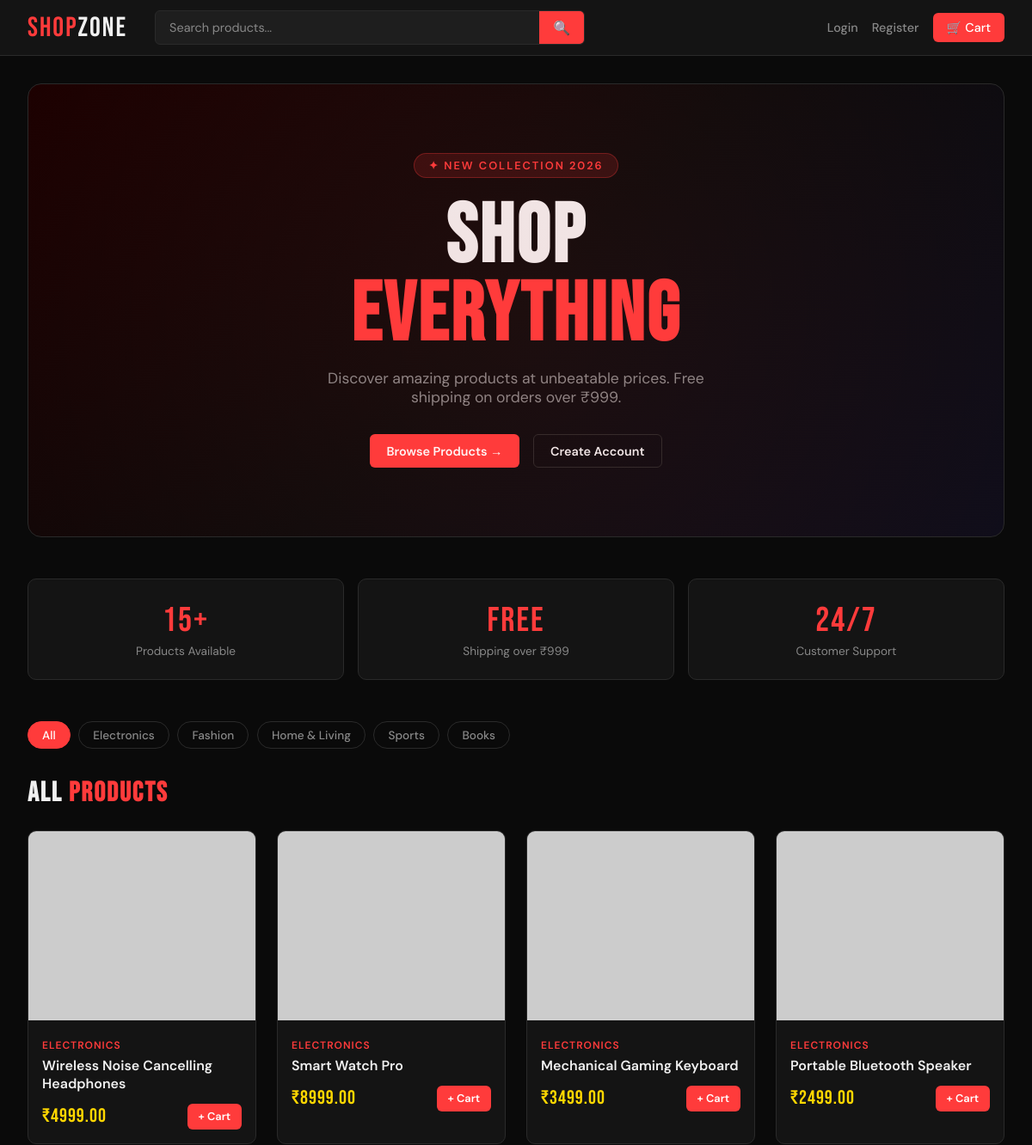
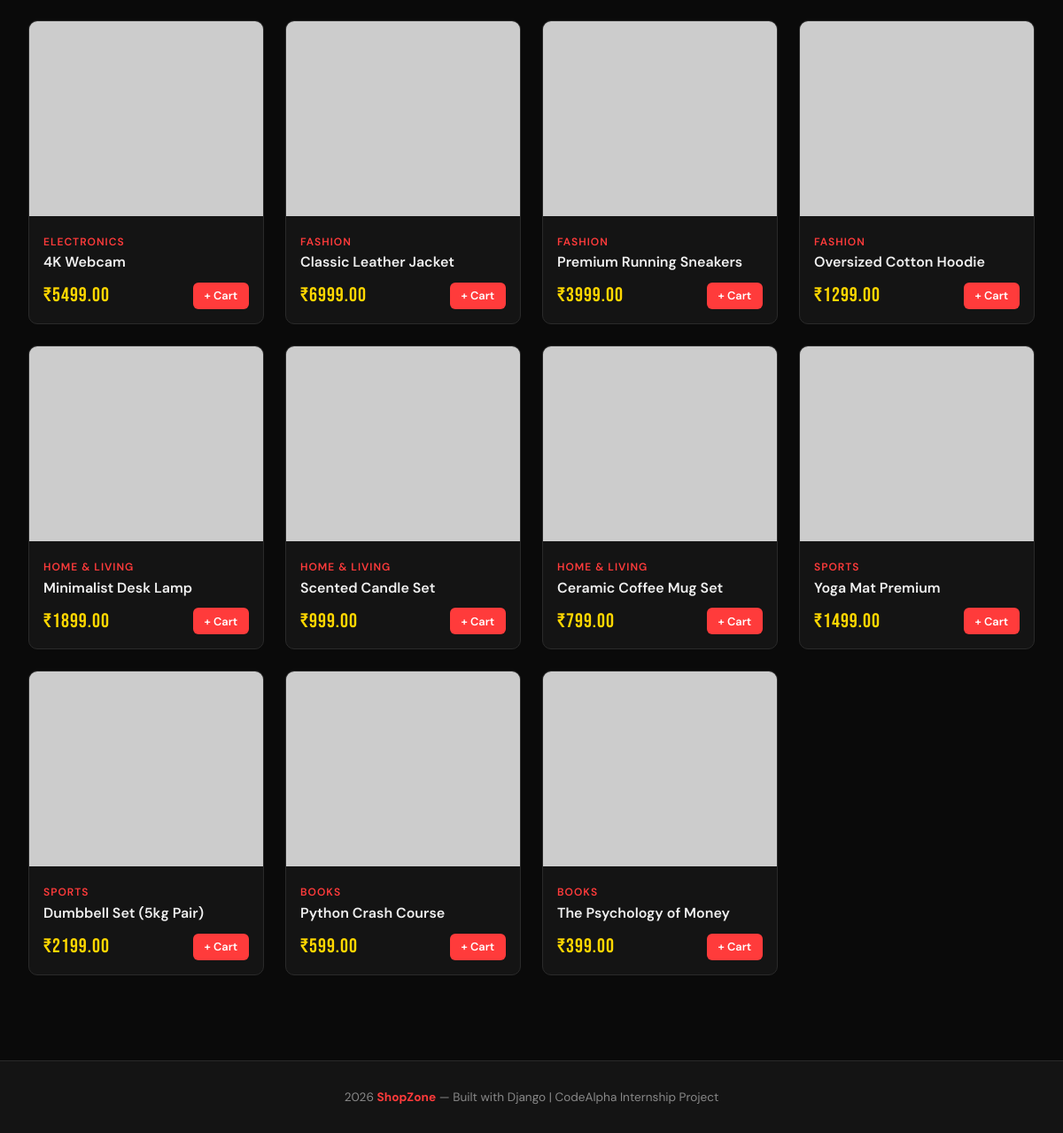
The page / on the database its author committed (2 pictures, top to bottom).
### store/models.py (models this page shows, shortened)
class Category(models.Model):
    name = models.CharField(max_length=100)
    slug = models.SlugField(unique=True)
    class Meta:
        verbose_name_plural = "Categories"

class Product(models.Model):
    name = models.CharField(max_length=200)
    category = models.ForeignKey(Category, on_delete=models.CASCADE, related_name='products')
    description = models.TextField()
    price = models.DecimalField(max_digits=10, decimal_places=2)
    image_url = models.URLField(max_length=500, blank=True, default='')
    stock = models.PositiveIntegerField(default=10)
    created_at = models.DateTimeField(auto_now_add=True)
    is_featured = models.BooleanField(default=False)

### store/views.py (the view)
# urls.py: path('', views.home, name='home'),
def home(request):
    products = Product.objects.all()
    categories = Category.objects.all()
    featured = Product.objects.filter(is_featured=True)[:4]
    category_slug = request.GET.get('category')
    search_query = request.GET.get('search', '')
    if category_slug:
        products = products.filter(category__slug=category_slug)
    if search_query:
        products = products.filter(name__icontains=search_query)
    return render(request, 'store/home.html', {
        'products': products,
        'categories': categories,
        'featured': featured,
        'search_query': search_query,
        'active_category': category_slug,
    })

### store/templates/store/home.html (shortened to what this page needs)
{% extends 'store/base.html' %}
{% block content %}
{% if not search_query and not active_category %}
<div class="hero">
    <div class="hero-badge">✦ New Collection 2026</div>
    <h1>SHOP<br><span>EVERYTHING</span></h1>
    <p>Discover amazing products at unbeatable prices. Free shipping on orders over ₹999.</p>
    <div class="hero-actions">
        <a href="#products" class="btn btn-primary">Browse Products →</a>
        {% if not user.is_authenticated %}
        <a href="/register/" class="btn btn-outline">Create Account</a>
        {% endif %}
    </div>
</div>
<div class="stats-row">
    <div class="stat-card">
        <div class="stat-number">15+</div>
        <div class="stat-label">Products Available</div>
    </div>
    <div class="stat-card">
        <div class="stat-number">FREE</div>
        <div class="stat-label">Shipping over ₹999</div>
    </div>
    <div class="stat-card">
        <div class="stat-number">24/7</div>
        <div class="stat-label">Customer Support</div>
    </div>
</div>
{% endif %}
<div class="category-pills" id="products">
    <a href="/" class="category-pill {% if not active_category %}active{% endif %}">All</a>
    {% for cat in categories %}
        <a href="/?category={{ cat.slug }}" class="category-pill {% if active_category == cat.slug %}active{% endif %}">
            {{ cat.name }}
        </a>
    {% endfor %}
</div>
<h2 class="section-heading">
    {% if search_query %}
        SEARCH: <span>"{{ search_query }}"</span>
    {% elif active_category %}
        <span>{{ active_category|upper }}</span>
    {% else %}
        ALL <span>PRODUCTS</span>
    {% endif %}
</h2>
{% if products %}
    <div class="products-grid">
        {% for product in products %}
        <div class="product-card">
            <a href="/product/{{ product.pk }}/">
                <img src="{{ product.image_url }}" alt="{{ product.name }}"
                     onerror="this.src='https://via.placeholder.com/400x300/1E1E1E/FF3B3B?text={{ product.name|urlencode }}'">
            </a>
            <div class="product-card-body">
                <div class="product-card-category">{{ product.category.name }}</div>
                <a href="/product/{{ product.pk }}/" class="product-card-name">{{ product.name }}</a>
                <div class="product-card-footer">
                    <div class="product-card-price">₹{{ product.price }}</div>
                    <form method="POST" action="/cart/add/{{ product.pk }}/">
                        <button type="submit" class="btn btn-primary" style="padding:0.4rem 0.8rem;font-size:0.8rem;">
                            + Cart
                        </button>
                    </form>
                </div>
            </div>
        </div>
        {% endfor %}
    </div>
{% else %}
    <div style="text-align:center;padding:4rem;color:var(--muted);">
        <div style="font-size:3rem;margin-bottom:1rem;">🔍</div>
        <p>No products found. <a href="/" style="color:var(--primary);">Clear filters</a></p>
    </div>
{% endif %}
{% endblock %}

### store/templates/store/base.html (shortened to what this page needs)
{% load static %}
<!DOCTYPE html>
<html lang="en">
<head>
</head>
<body>
<nav>
    <div class="nav-inner">
        <a href="/" class="logo">SHOP<span>ZONE</span></a>
        <form class="search-bar" action="/" method="GET">
            <input type="text" name="search" placeholder="Search products..." value="{{ request.GET.search }}">
            <button type="submit">🔍</button>
        </form>
        <div class="nav-links">
            {% if user.is_authenticated %}
                <span style="color:var(--muted);font-size:0.85rem;">Hi, <strong style="color:var(--text)">{{ user.username }}</strong></span>
                <a href="/my-orders/">My Orders</a>
                {% if user.is_staff %}
                    <a href="/admin/" style="color:var(--accent)!important;">⚙ Admin</a>
                {% endif %}
                <a href="/logout/">Logout</a>
            {% else %}
                <a href="/login/">Login</a>
                <a href="/register/">Register</a>
            {% endif %}
            <a href="/cart/" class="cart-btn">
                🛒 Cart
            </a>
        </div>
    </div>
</nav>
<main>
    {% block content %}{% endblock %}
</main>
<footer>
    <p>2026 <strong>ShopZone</strong> — Built with Django | CodeAlpha Internship Project</p>
</footer>
</body>
</html>

### store/templates/store/base.html (style rules this page uses)
*, *::before, *::after { margin: 0; padding: 0; box-sizing: border-box; }
:root { --primary: #FF3B3B; --primary-dark: #CC0000; --bg: #0A0A0A; --surface: #141414; --surface2: #1E1E1E; --border: #2A2A2A; --text: #F0F0F0; --muted: #888; --accent: #FFD700; }
body { font-family: 'DM Sans', sans-serif; background: var(--bg); color: var(--text); min-height: 100vh; }
nav { background: var(--surface); border-bottom: 1px solid var(--border); padding: 0 2rem; position: sticky; top: 0; z-index: 1000; }
.nav-inner { max-width: 1280px; margin: 0 auto; display: flex; align-items: center; gap: 2rem; height: 64px; }
.logo { font-family: 'Bebas Neue', sans-serif; font-size: 2rem; color: var(--primary); text-decoration: none; letter-spacing: 2px; flex-shrink: 0; }
.logo span { color: var(--text); }
.search-bar { flex: 1; max-width: 500px; display: flex; background: var(--surface2); border: 1px solid var(--border); border-radius: 6px; overflow: hidden; }
.search-bar input { flex: 1; background: none; border: none; padding: 0.6rem 1rem; color: var(--text); font-size: 0.9rem; outline: none; font-family: 'DM Sans', sans-serif; }
.search-bar input::placeholder { color: var(--muted); }
.search-bar button { background: var(--primary); border: none; padding: 0 1rem; cursor: pointer; color: white; font-size: 1rem; }
.nav-links { display: flex; align-items: center; gap: 1rem; margin-left: auto; }
.nav-links a { color: var(--muted); text-decoration: none; font-size: 0.9rem; font-weight: 500; transition: color 0.2s; }
.cart-btn { background: var(--primary) !important; color: white !important; padding: 0.5rem 1rem; border-radius: 6px; display: flex; align-items: center; gap: 0.4rem; }
main { max-width: 1280px; margin: 0 auto; padding: 2rem; }
footer { background: var(--surface); border-top: 1px solid var(--border); text-align: center; padding: 2rem; color: var(--muted); font-size: 0.85rem; margin-top: 4rem; }
footer strong { color: var(--primary); }
.btn { display: inline-flex; align-items: center; gap: 0.4rem; padding: 0.6rem 1.2rem; border-radius: 6px; font-family: 'DM Sans', sans-serif; font-size: 0.9rem; font-weight: 600; cursor: pointer; border: none; text-decoration: none; transition: all 0.2s; }
.btn-primary { background: var(--primary); color: white; }
.btn-outline { background: transparent; color: var(--text); border: 1px solid var(--border); }
.products-grid { display: grid; grid-template-columns: repeat(auto-fill, minmax(240px, 1fr)); gap: 1.5rem; }
.product-card { background: var(--surface); border: 1px solid var(--border); border-radius: 10px; overflow: hidden; transition: transform 0.2s, border-color 0.2s; }
.product-card img { width: 100%; height: 220px; object-fit: cover; }
.product-card-body { padding: 1rem; }
.product-card-category { font-size: 0.75rem; color: var(--primary); text-transform: uppercase; letter-spacing: 1px; font-weight: 600; }
.product-card-name { font-size: 1rem; font-weight: 600; margin: 0.3rem 0; color: var(--text); text-decoration: none; display: block; }
.product-card-price { font-family: 'Bebas Neue', sans-serif; font-size: 1.4rem; color: var(--accent); letter-spacing: 1px; }
.product-card-footer { display: flex; align-items: center; justify-content: space-between; margin-top: 0.8rem; }
.section-heading { font-family: 'Bebas Neue', sans-serif; font-size: 2rem; letter-spacing: 2px; color: var(--text); margin-bottom: 1.5rem; }
.section-heading span { color: var(--primary); }
.category-pills { display: flex; gap: 0.6rem; flex-wrap: wrap; margin-bottom: 2rem; }
.category-pill { padding: 0.4rem 1rem; border-radius: 20px; font-size: 0.85rem; font-weight: 500; cursor: pointer; text-decoration: none; border: 1px solid var(--border); color: var(--muted); transition: all 0.2s; }
.category-pill:hover, .category-pill.active { background: var(--primary); border-color: var(--primary); color: white; }

### rows shown on the page
Category: name "Electronics"
Category: name "Fashion"
Category: name "Home & Living"
Category: name "Sports"
Category: name "Books"
Product: category.name "ELECTRONICS", name "Wireless Noise Cancelling Headphones", price "4999.00"
Product: category.name "ELECTRONICS", name "Smart Watch Pro", price "8999.00"
Product: category.name "ELECTRONICS", name "Mechanical Gaming Keyboard", price "3499.00"
Product: category.name "ELECTRONICS", name "Portable Bluetooth Speaker", price "2499.00"
Product: category.name "ELECTRONICS", name "4K Webcam", price "5499.00"
Product: category.name "FASHION", name "Classic Leather Jacket", price "6999.00"
Product: category.name "FASHION", name "Premium Running Sneakers", price "3999.00"
Product: category.name "FASHION", name "Oversized Cotton Hoodie", price "1299.00"
Product: category.name "HOME & LIVING", name "Minimalist Desk Lamp", price "1899.00"
Product: category.name "HOME & LIVING", name "Scented Candle Set", price "999.00"
Product: category.name "HOME & LIVING", name "Ceramic Coffee Mug Set", price "799.00"
Product: category.name "SPORTS", name "Yoga Mat Premium", price "1499.00"
Product: category.name "SPORTS", name "Dumbbell Set (5kg Pair)", price "2199.00"
Product: category.name "BOOKS", name "Python Crash Course", price "599.00"
Product: category.name "BOOKS", name "The Psychology of Money", price "399.00"
